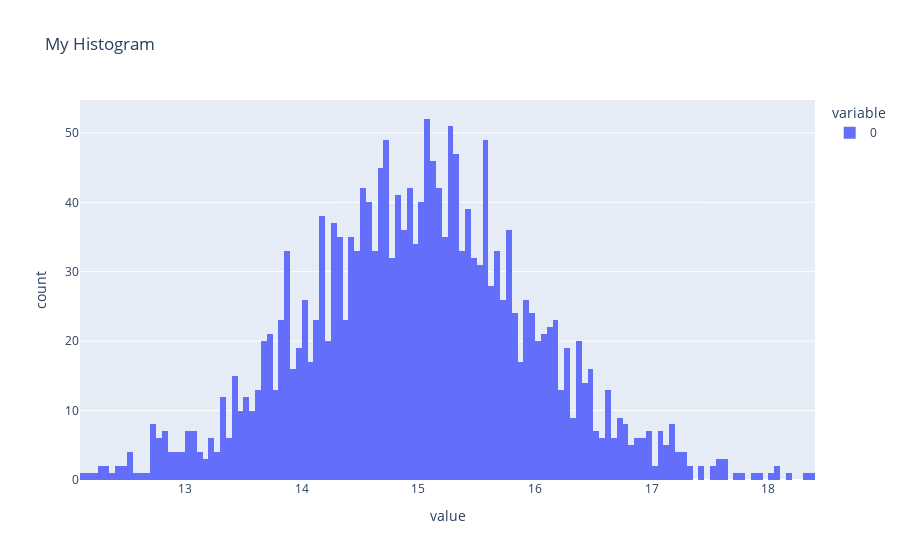

Write notebook code for a chart like this one.
### Code cell
data = sample_uncertain(a, 2000, rng)
fig = px.histogram(
    data,
    nbins=200,
    title="My Histogram"
)

fig.show()

### Figure 1 — Plotly figure (JSON) as saved in the notebook; plotly's stock layout.template omitted (floating-point values rounded to 4 significant figures; data arrays with more than 128 entries replaced by an {"elided": "..."} marker saying what was removed)
{"data": [{"bingroup": "x", "hovertemplate": "variable=0<br>value=%{x}<br>count=%{y}<extra></extra>", "legendgroup": "0", "marker": {"color": "#636efa", "pattern": {"shape": ""}}, "name": "0", "nbinsx": 200, "orientation": "v", "showlegend": true, "type": "histogram", "x": {"elided": "2000 float values"}, "xaxis": "x", "yaxis": "y"}], "layout": {"barmode": "relative", "legend": {"title": {"text": "variable"}, "tracegroupgap": 0}, "title": {"text": "My Histogram"}, "xaxis": {"anchor": "y", "domain": [0, 1], "title": {"text": "value"}}, "yaxis": {"anchor": "x", "domain": [0, 1], "title": {"text": "count"}}}}
